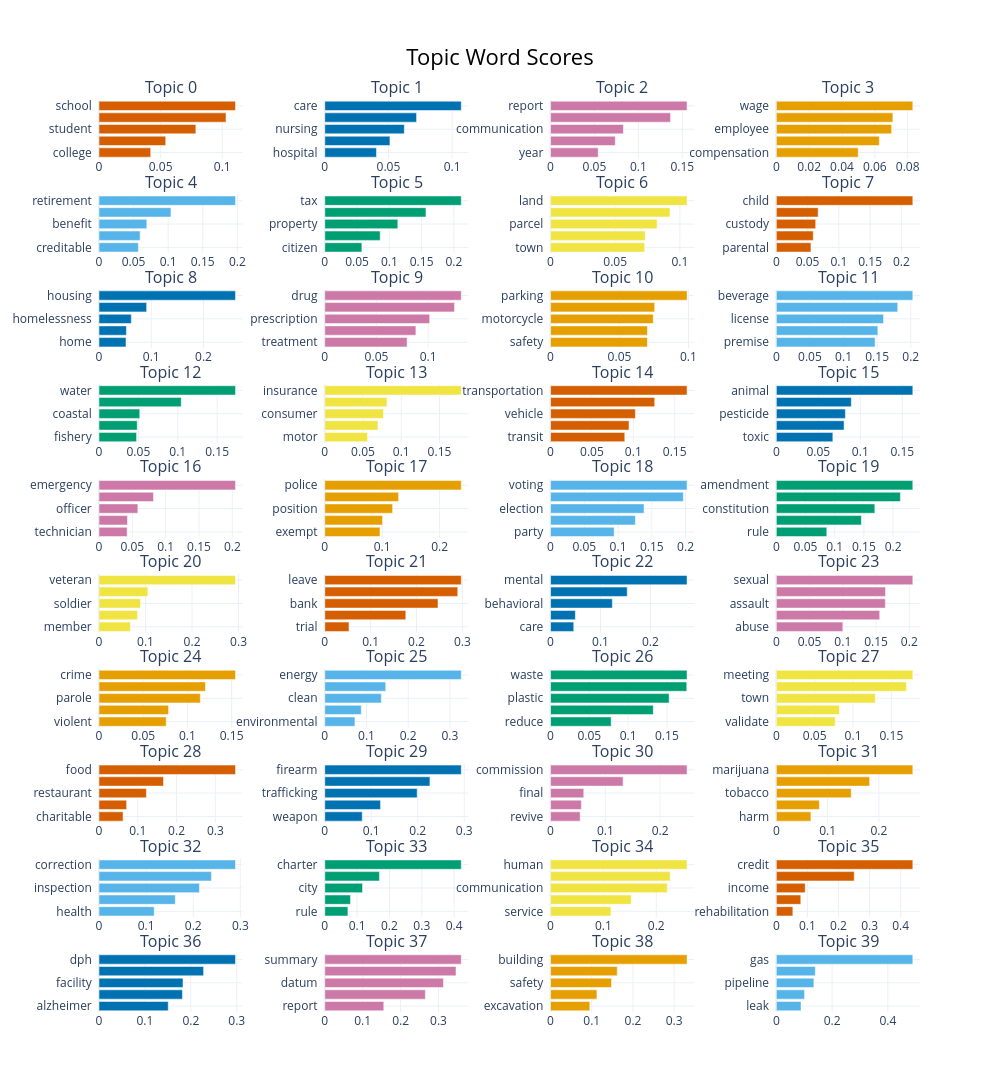

The notebook cell this image was saved under:
### Code cell
topic_model.visualize_barchart(top_n_topics=40)

### Figure 1 — Plotly figure (JSON) as saved in the notebook; plotly's stock layout.template omitted (floating-point values rounded to 4 significant figures)
{"data": [{"marker": {"color": "#D55E00"}, "orientation": "h", "type": "bar", "x": [0.04194, 0.05415, 0.0786, 0.1031, 0.1108], "xaxis": "x", "y": ["college  ", "high  ", "student  ", "education  ", "school  "], "yaxis": "y"}, {"marker": {"color": "#0072B2"}, "orientation": "h", "type": "bar", "x": [0.04056, 0.05116, 0.06244, 0.07206, 0.1072], "xaxis": "x2", "y": ["hospital  ", "patient  ", "nursing  ", "health  ", "care  "], "yaxis": "y2"}, {"marker": {"color": "#CC79A7"}, "orientation": "h", "type": "bar", "x": [0.05424, 0.07367, 0.08297, 0.1366, 0.1554], "xaxis": "x3", "y": ["year  ", "comptroller  ", "communication  ", "annual  ", "report  "], "yaxis": "y3"}, {"marker": {"color": "#E69F00"}, "orientation": "h", "type": "bar", "x": [0.04989, 0.06273, 0.07023, 0.071, 0.08314], "xaxis": "x4", "y": ["compensation  ", "fund  ", "employee  ", "worker  ", "wage  "], "yaxis": "y4"}, {"marker": {"color": "#56B4E9"}, "orientation": "h", "type": "bar", "x": [0.05685, 0.05943, 0.06913, 0.104, 0.1973], "xaxis": "x5", "y": ["creditable  ", "board  ", "benefit  ", "pension  ", "retirement  "], "yaxis": "y5"}, {"marker": {"color": "#009E73"}, "orientation": "h", "type": "bar", "x": [0.05745, 0.08584, 0.1131, 0.1567, 0.2114], "xaxis": "x6", "y": ["citizen  ", "senior  ", "property  ", "exemption  ", "tax  "], "yaxis": "y6"}, {"marker": {"color": "#F0E442"}, "orientation": "h", "type": "bar", "x": [0.07282, 0.07321, 0.08242, 0.09237, 0.1056], "xaxis": "x7", "y": ["town  ", "convey  ", "parcel  ", "authorize  ", "land  "], "yaxis": "y7"}, {"marker": {"color": "#D55E00"}, "orientation": "h", "type": "bar", "x": [0.05538, 0.05909, 0.06296, 0.06687, 0.2183], "xaxis": "x8", "y": ["parental  ", "family  ", "custody  ", "foster  ", "child  "], "yaxis": "y8"}, {"marker": {"color": "#0072B2"}, "orientation": "h", "type": "bar", "x": [0.05164, 0.05248, 0.0618, 0.09116, 0.2612], "xaxis": "x9", "y": ["home  ", "eviction  ", "homelessness  ", "affordable  ", "housing  "], "yaxis": "y9"}, {"marker": {"color": "#CC79A7"}, "orientation": "h", "type": "bar", "x": [0.07964, 0.08813, 0.1014, 0.1255, 0.132], "xaxis": "x10", "y": ["treatment  ", "opioid  ", "prescription  ", "substance  ", "drug  "], "yaxis": "y10"}, {"marker": {"color": "#E69F00"}, "orientation": "h", "type": "bar", "x": [0.07021, 0.07024, 0.07446, 0.07549, 0.09897], "xaxis": "x11", "y": ["safety  ", "driver  ", "motorcycle  ", "vehicle  ", "parking  "], "yaxis": "y11"}, {"marker": {"color": "#56B4E9"}, "orientation": "h", "type": "bar", "x": [0.147, 0.151, 0.1594, 0.1806, 0.2031], "xaxis": "x12", "y": ["premise  ", "additional  ", "license  ", "alcoholic  ", "beverage  "], "yaxis": "y12"}, {"marker": {"color": "#009E73"}, "orientation": "h", "type": "bar", "x": [0.04768, 0.04852, 0.05176, 0.1044, 0.1733], "xaxis": "x13", "y": ["fishery  ", "natural  ", "coastal  ", "resource  ", "water  "], "yaxis": "y13"}, {"marker": {"color": "#F0E442"}, "orientation": "h", "type": "bar", "x": [0.05596, 0.06957, 0.07674, 0.08134, 0.1785], "xaxis": "x14", "y": ["motor  ", "automobile  ", "consumer  ", "fee  ", "insurance  "], "yaxis": "y14"}, {"marker": {"color": "#D55E00"}, "orientation": "h", "type": "bar", "x": [0.08969, 0.0948, 0.1025, 0.1258, 0.1649], "xaxis": "x15", "y": ["transit  ", "rail  ", "vehicle  ", "electric  ", "transportation  "], "yaxis": "y15"}, {"marker": {"color": "#0072B2"}, "orientation": "h", "type": "bar", "x": [0.06731, 0.0807, 0.08227, 0.08928, 0.1626], "xaxis": "x16", "y": ["toxic  ", "pet  ", "pesticide  ", "dog  ", "animal  "], "yaxis": "y16"}, {"marker": {"color": "#CC79A7"}, "orientation": "h", "type": "bar", "x": [0.04223, 0.04273, 0.05829, 0.08173, 0.2047], "xaxis": "x17", "y": ["technician  ", "personnel  ", "officer  ", "safety  ", "emergency  "], "yaxis": "y17"}, {"marker": {"color": "#E69F00"}, "orientation": "h", "type": "bar", "x": [0.09614, 0.1006, 0.1182, 0.1286, 0.2377], "xaxis": "x18", "y": ["exempt  ", "civil  ", "position  ", "officer  ", "police  "], "yaxis": "y18"}, {"marker": {"color": "#56B4E9"}, "orientation": "h", "type": "bar", "x": [0.09425, 0.1257, 0.1385, 0.1967, 0.2022], "xaxis": "x19", "y": ["party  ", "ballot  ", "election  ", "voter  ", "voting  "], "yaxis": "y19"}, {"marker": {"color": "#009E73"}, "orientation": "h", "type": "bar", "x": [0.08643, 0.1457, 0.1687, 0.2125, 0.2338], "xaxis": "x20", "y": ["rule  ", "proposal  ", "constitution  ", "legislative  ", "amendment  "], "yaxis": "y20"}, {"marker": {"color": "#F0E442"}, "orientation": "h", "type": "bar", "x": [0.06755, 0.08275, 0.08917, 0.1051, 0.2934], "xaxis": "x21", "y": ["member  ", "national  ", "soldier  ", "guard  ", "veteran  "], "yaxis": "y21"}, {"marker": {"color": "#D55E00"}, "orientation": "h", "type": "bar", "x": [0.05278, 0.1767, 0.2469, 0.29, 0.2976], "xaxis": "x22", "y": ["trial  ", "employee  ", "bank  ", "sick  ", "leave  "], "yaxis": "y22"}, {"marker": {"color": "#0072B2"}, "orientation": "h", "type": "bar", "x": [0.04645, 0.04965, 0.1237, 0.1535, 0.2732], "xaxis": "x23", "y": ["care  ", "psychiatric  ", "behavioral  ", "health  ", "mental  "], "yaxis": "y23"}, {"marker": {"color": "#CC79A7"}, "orientation": "h", "type": "bar", "x": [0.1, 0.1555, 0.164, 0.1642, 0.2053], "xaxis": "x24", "y": ["abuse  ", "domestic  ", "assault  ", "violence  ", "sexual  "], "yaxis": "y24"}, {"marker": {"color": "#E69F00"}, "orientation": "h", "type": "bar", "x": [0.07596, 0.07866, 0.1146, 0.1204, 0.1543], "xaxis": "x25", "y": ["violent  ", "probation  ", "parole  ", "victim  ", "crime  "], "yaxis": "y25"}, {"marker": {"color": "#56B4E9"}, "orientation": "h", "type": "bar", "x": [0.0723, 0.08748, 0.1355, 0.1461, 0.3272], "xaxis": "x26", "y": ["environmental  ", "efficiency  ", "clean  ", "renewable  ", "energy  "], "yaxis": "y26"}, {"marker": {"color": "#009E73"}, "orientation": "h", "type": "bar", "x": [0.07811, 0.1325, 0.1528, 0.1756, 0.176], "xaxis": "x27", "y": ["reduce  ", "disposal  ", "plastic  ", "recycling  ", "waste  "], "yaxis": "y27"}, {"marker": {"color": "#F0E442"}, "orientation": "h", "type": "bar", "x": [0.07673, 0.08229, 0.129, 0.1696, 0.178], "xaxis": "x28", "y": ["validate  ", "hold  ", "town  ", "election  ", "meeting  "], "yaxis": "y28"}, {"marker": {"color": "#D55E00"}, "orientation": "h", "type": "bar", "x": [0.06204, 0.07128, 0.1222, 0.1663, 0.3519], "xaxis": "x29", "y": ["charitable  ", "healthy  ", "restaurant  ", "donation  ", "food  "], "yaxis": "y29"}, {"marker": {"color": "#0072B2"}, "orientation": "h", "type": "bar", "x": [0.08057, 0.1199, 0.1988, 0.2262, 0.2936], "xaxis": "x30", "y": ["weapon  ", "illegal  ", "trafficking  ", "gun  ", "firearm  "], "yaxis": "y30"}, {"marker": {"color": "#CC79A7"}, "orientation": "h", "type": "bar", "x": [0.05405, 0.05626, 0.06061, 0.1324, 0.2492], "xaxis": "x31", "y": ["revive  ", "review  ", "final  ", "special  ", "commission  "], "yaxis": "y31"}, {"marker": {"color": "#E69F00"}, "orientation": "h", "type": "bar", "x": [0.06743, 0.08388, 0.146, 0.1819, 0.2662], "xaxis": "x32", "y": ["harm  ", "product  ", "tobacco  ", "cannabis  ", "marijuana  "], "yaxis": "y32"}, {"marker": {"color": "#56B4E9"}, "orientation": "h", "type": "bar", "x": [0.1172, 0.1619, 0.2132, 0.2386, 0.2897], "xaxis": "x33", "y": ["health  ", "communication  ", "inspection  ", "plan  ", "correction  "], "yaxis": "y33"}, {"marker": {"color": "#009E73"}, "orientation": "h", "type": "bar", "x": [0.07147, 0.07956, 0.1168, 0.1691, 0.422], "xaxis": "x34", "y": ["rule  ", "amesbury  ", "city  ", "town  ", "charter  "], "yaxis": "y34"}, {"marker": {"color": "#F0E442"}, "orientation": "h", "type": "bar", "x": [0.1143, 0.1526, 0.2209, 0.2264, 0.2583], "xaxis": "x35", "y": ["service  ", "health  ", "communication  ", "executive  ", "human  "], "yaxis": "y35"}, {"marker": {"color": "#D55E00"}, "orientation": "h", "type": "bar", "x": [0.05315, 0.07872, 0.09286, 0.2506, 0.439], "xaxis": "x36", "y": ["rehabilitation  ", "earn  ", "income  ", "tax  ", "credit  "], "yaxis": "y36"}, {"marker": {"color": "#0072B2"}, "orientation": "h", "type": "bar", "x": [0.1508, 0.1817, 0.1829, 0.2278, 0.2973], "xaxis": "x37", "y": ["alzheimer  ", "inspection  ", "facility  ", "correctional  ", "dph  "], "yaxis": "y37"}, {"marker": {"color": "#CC79A7"}, "orientation": "h", "type": "bar", "x": [0.1557, 0.2653, 0.313, 0.3462, 0.3601], "xaxis": "x38", "y": ["report  ", "process  ", "datum  ", "eotc  ", "summary  "], "yaxis": "y38"}, {"marker": {"color": "#E69F00"}, "orientation": "h", "type": "bar", "x": [0.09533, 0.1125, 0.148, 0.1618, 0.3312], "xaxis": "x39", "y": ["excavation  ", "project  ", "safety  ", "construction  ", "building  "], "yaxis": "y39"}, {"marker": {"color": "#56B4E9"}, "orientation": "h", "type": "bar", "x": [0.08857, 0.1012, 0.1347, 0.1398, 0.4896], "xaxis": "x40", "y": ["leak  ", "station  ", "pipeline  ", "natural  ", "gas  "], "yaxis": "y40"}], "layout": {"annotations": [{"font": {"size": 16}, "showarrow": false, "text": "Topic 0", "x": 0.0875, "xanchor": "center", "xref": "paper", "y": 1, "yanchor": "bottom", "yref": "paper"}, {"font": {"size": 16}, "showarrow": false, "text": "Topic 1", "x": 0.3625, "xanchor": "center", "xref": "paper", "y": 1, "yanchor": "bottom", "yref": "paper"}, {"font": {"size": 16}, "showarrow": false, "text": "Topic 2", "x": 0.6375, "xanchor": "center", "xref": "paper", "y": 1, "yanchor": "bottom", "yref": "paper"}, {"font": {"size": 16}, "showarrow": false, "text": "Topic 3", "x": 0.9125, "xanchor": "center", "xref": "paper", "y": 1, "yanchor": "bottom", "yref": "paper"}, {"font": {"size": 16}, "showarrow": false, "text": "Topic 4", "x": 0.0875, "xanchor": "center", "xref": "paper", "y": 0.896, "yanchor": "bottom", "yref": "paper"}, {"font": {"size": 16}, "showarrow": false, "text": "Topic 5", "x": 0.3625, "xanchor": "center", "xref": "paper", "y": 0.896, "yanchor": "bottom", "yref": "paper"}, {"font": {"size": 16}, "showarrow": false, "text": "Topic 6", "x": 0.6375, "xanchor": "center", "xref": "paper", "y": 0.896, "yanchor": "bottom", "yref": "paper"}, {"font": {"size": 16}, "showarrow": false, "text": "Topic 7", "x": 0.9125, "xanchor": "center", "xref": "paper", "y": 0.896, "yanchor": "bottom", "yref": "paper"}, {"font": {"size": 16}, "showarrow": false, "text": "Topic 8", "x": 0.0875, "xanchor": "center", "xref": "paper", "y": 0.792, "yanchor": "bottom", "yref": "paper"}, {"font": {"size": 16}, "showarrow": false, "text": "Topic 9", "x": 0.3625, "xanchor": "center", "xref": "paper", "y": 0.792, "yanchor": "bottom", "yref": "paper"}, {"font": {"size": 16}, "showarrow": false, "text": "Topic 10", "x": 0.6375, "xanchor": "center", "xref": "paper", "y": 0.792, "yanchor": "bottom", "yref": "paper"}, {"font": {"size": 16}, "showarrow": false, "text": "Topic 11", "x": 0.9125, "xanchor": "center", "xref": "paper", "y": 0.792, "yanchor": "bottom", "yref": "paper"}, {"font": {"size": 16}, "showarrow": false, "text": "Topic 12", "x": 0.0875, "xanchor": "center", "xref": "paper", "y": 0.688, "yanchor": "bottom", "yref": "paper"}, {"font": {"size": 16}, "showarrow": false, "text": "Topic 13", "x": 0.3625, "xanchor": "center", "xref": "paper", "y": 0.688, "yanchor": "bottom", "yref": "paper"}, {"font": {"size": 16}, "showarrow": false, "text": "Topic 14", "x": 0.6375, "xanchor": "center", "xref": "paper", "y": 0.688, "yanchor": "bottom", "yref": "paper"}, {"font": {"size": 16}, "showarrow": false, "text": "Topic 15", "x": 0.9125, "xanchor": "center", "xref": "paper", "y": 0.688, "yanchor": "bottom", "yref": "paper"}, {"font": {"size": 16}, "showarrow": false, "text": "Topic 16", "x": 0.0875, "xanchor": "center", "xref": "paper", "y": 0.584, "yanchor": "bottom", "yref": "paper"}, {"font": {"size": 16}, "showarrow": false, "text": "Topic 17", "x": 0.3625, "xanchor": "center", "xref": "paper", "y": 0.584, "yanchor": "bottom", "yref": "paper"}, {"font": {"size": 16}, "showarrow": false, "text": "Topic 18", "x": 0.6375, "xanchor": "center", "xref": "paper", "y": 0.584, "yanchor": "bottom", "yref": "paper"}, {"font": {"size": 16}, "showarrow": false, "text": "Topic 19", "x": 0.9125, "xanchor": "center", "xref": "paper", "y": 0.584, "yanchor": "bottom", "yref": "paper"}, {"font": {"size": 16}, "showarrow": false, "text": "Topic 20", "x": 0.0875, "xanchor": "center", "xref": "paper", "y": 0.48, "yanchor": "bottom", "yref": "paper"}, {"font": {"size": 16}, "showarrow": false, "text": "Topic 21", "x": 0.3625, "xanchor": "center", "xref": "paper", "y": 0.48, "yanchor": "bottom", "yref": "paper"}, {"font": {"size": 16}, "showarrow": false, "text": "Topic 22", "x": 0.6375, "xanchor": "center", "xref": "paper", "y": 0.48, "yanchor": "bottom", "yref": "paper"}, {"font": {"size": 16}, "showarrow": false, "text": "Topic 23", "x": 0.9125, "xanchor": "center", "xref": "paper", "y": 0.48, "yanchor": "bottom", "yref": "paper"}, {"font": {"size": 16}, "showarrow": false, "text": "Topic 24", "x": 0.0875, "xanchor": "center", "xref": "paper", "y": 0.376, "yanchor": "bottom", "yref": "paper"}, {"font": {"size": 16}, "showarrow": false, "text": "Topic 25", "x": 0.3625, "xanchor": "center", "xref": "paper", "y": 0.376, "yanchor": "bottom", "yref": "paper"}, {"font": {"size": 16}, "showarrow": false, "text": "Topic 26", "x": 0.6375, "xanchor": "center", "xref": "paper", "y": 0.376, "yanchor": "bottom", "yref": "paper"}, {"font": {"size": 16}, "showarrow": false, "text": "Topic 27", "x": 0.9125, "xanchor": "center", "xref": "paper", "y": 0.376, "yanchor": "bottom", "yref": "paper"}, {"font": {"size": 16}, "showarrow": false, "text": "Topic 28", "x": 0.0875, "xanchor": "center", "xref": "paper", "y": 0.272, "yanchor": "bottom", "yref": "paper"}, {"font": {"size": 16}, "showarrow": false, "text": "Topic 29", "x": 0.3625, "xanchor": "center", "xref": "paper", "y": 0.272, "yanchor": "bottom", "yref": "paper"}, {"font": {"size": 16}, "showarrow": false, "text": "Topic 30", "x": 0.6375, "xanchor": "center", "xref": "paper", "y": 0.272, "yanchor": "bottom", "yref": "paper"}, {"font": {"size": 16}, "showarrow": false, "text": "Topic 31", "x": 0.9125, "xanchor": "center", "xref": "paper", "y": 0.272, "yanchor": "bottom", "yref": "paper"}, {"font": {"size": 16}, "showarrow": false, "text": "Topic 32", "x": 0.0875, "xanchor": "center", "xref": "paper", "y": 0.168, "yanchor": "bottom", "yref": "paper"}, {"font": {"size": 16}, "showarrow": false, "text": "Topic 33", "x": 0.3625, "xanchor": "center", "xref": "paper", "y": 0.168, "yanchor": "bottom", "yref": "paper"}, {"font": {"size": 16}, "showarrow": false, "text": "Topic 34", "x": 0.6375, "xanchor": "center", "xref": "paper", "y": 0.168, "yanchor": "bottom", "yref": "paper"}, {"font": {"size": 16}, "showarrow": false, "text": "Topic 35", "x": 0.9125, "xanchor": "center", "xref": "paper", "y": 0.168, "yanchor": "bottom", "yref": "paper"}, {"font": {"size": 16}, "showarrow": false, "text": "Topic 36", "x": 0.0875, "xanchor": "center", "xref": "paper", "y": 0.064, "yanchor": "bottom", "yref": "paper"}, {"font": {"size": 16}, "showarrow": false, "text": "Topic 37", "x": 0.3625, "xanchor": "center", "xref": "paper", "y": 0.064, "yanchor": "bottom", "yref": "paper"}, {"font": {"size": 16}, "showarrow": false, "text": "Topic 38", "x": 0.6375, "xanchor": "center", "xref": "paper", "y": 0.064, "yanchor": "bottom", "yref": "paper"}, {"font": {"size": 16}, "showarrow": false, "text": "Topic 39", "x": 0.9125, "xanchor": "center", "xref": "paper", "y": 0.064, "yanchor": "bottom", "yref": "paper"}], "height": 2500, "hoverlabel": {"bgcolor": "white", "font": {"family": "Rockwell", "size": 16}}, "showlegend": false, "title": {"font": {"color": "Black", "size": 22}, "text": "Topic Word Scores", "x": 0.5, "xanchor": "center", "yanchor": "top"}, "width": 1000, "xaxis": {"anchor": "y", "domain": [0, 0.175], "showgrid": true}, "xaxis10": {"anchor": "y10", "domain": [0.275, 0.45], "showgrid": true}, "xaxis11": {"anchor": "y11", "domain": [0.55, 0.725], "showgrid": true}, "xaxis12": {"anchor": "y12", "domain": [0.825, 1], "showgrid": true}, "xaxis13": {"anchor": "y13", "domain": [0, 0.175], "showgrid": true}, "xaxis14": {"anchor": "y14", "domain": [0.275, 0.45], "showgrid": true}, "xaxis15": {"anchor": "y15", "domain": [0.55, 0.725], "showgrid": true}, "xaxis16": {"anchor": "y16", "domain": [0.825, 1], "showgrid": true}, "xaxis17": {"anchor": "y17", "domain": [0, 0.175], "showgrid": true}, "xaxis18": {"anchor": "y18", "domain": [0.275, 0.45], "showgrid": true}, "xaxis19": {"anchor": "y19", "domain": [0.55, 0.725], "showgrid": true}, "xaxis2": {"anchor": "y2", "domain": [0.275, 0.45], "showgrid": true}, "xaxis20": {"anchor": "y20", "domain": [0.825, 1], "showgrid": true}, "xaxis21": {"anchor": "y21", "domain": [0, 0.175], "showgrid": true}, "xaxis22": {"anchor": "y22", "domain": [0.275, 0.45], "showgrid": true}, "xaxis23": {"anchor": "y23", "domain": [0.55, 0.725], "showgrid": true}, "xaxis24": {"anchor": "y24", "domain": [0.825, 1], "showgrid": true}, "xaxis25": {"anchor": "y25", "domain": [0, 0.175], "showgrid": true}, "xaxis26": {"anchor": "y26", "domain": [0.275, 0.45], "showgrid": true}, "xaxis27": {"anchor": "y27", "domain": [0.55, 0.725], "showgrid": true}, "xaxis28": {"anchor": "y28", "domain": [0.825, 1], "showgrid": true}, "xaxis29": {"anchor": "y29", "domain": [0, 0.175], "showgrid": true}, "xaxis3": {"anchor": "y3", "domain": [0.55, 0.725], "showgrid": true}, "xaxis30": {"anchor": "y30", "domain": [0.275, 0.45], "showgrid": true}, "xaxis31": {"anchor": "y31", "domain": [0.55, 0.725], "showgrid": true}, "xaxis32": {"anchor": "y32", "domain": [0.825, 1], "showgrid": true}, "xaxis33": {"anchor": "y33", "domain": [0, 0.175], "showgrid": true}, "xaxis34": {"anchor": "y34", "domain": [0.275, 0.45], "showgrid": true}, "xaxis35": {"anchor": "y35", "domain": [0.55, 0.725], "showgrid": true}, "xaxis36": {"anchor": "y36", "domain": [0.825, 1], "showgrid": true}, "xaxis37": {"anchor": "y37", "domain": [0, 0.175], "showgrid": true}, "xaxis38": {"anchor": "y38", "domain": [0.275, 0.45], "showgrid": true}, "xaxis39": {"anchor": "y39", "domain": [0.55, 0.725], "showgrid": true}, "xaxis4": {"anchor": "y4", "domain": [0.825, 1], "showgrid": true}, "xaxis40": {"anchor": "y40", "domain": [0.825, 1], "showgrid": true}, "xaxis5": {"anchor": "y5", "domain": [0, 0.175], "showgrid": true}, "xaxis6": {"anchor": "y6", "domain": [0.275, 0.45], "showgrid": true}, "xaxis7": {"anchor": "y7", "domain": [0.55, 0.725], "showgrid": true}, "xaxis8": {"anchor": "y8", "domain": [0.825, 1], "showgrid": true}, "xaxis9": {"anchor": "y9", "domain": [0, 0.175], "showgrid": true}, "yaxis": {"anchor": "x", "domain": [0.936, 1], "showgrid": true}, "yaxis10": {"anchor": "x10", "domain": [0.728, 0.792], "showgrid": true}, "yaxis11": {"anchor": "x11", "domain": [0.728, 0.792], "showgrid": true}, "yaxis12": {"anchor": "x12", "domain": [0.728, 0.792], "showgrid": true}, "yaxis13": {"anchor": "x13", "domain": [0.624, 0.688], "showgrid": true}, "yaxis14": {"anchor": "x14", "domain": [0.624, 0.688], "showgrid": true}, "yaxis15": {"anchor": "x15", "domain": [0.624, 0.688], "showgrid": true}, "yaxis16": {"anchor": "x16", "domain": [0.624, 0.688], "showgrid": true}, "yaxis17": {"anchor": "x17", "domain": [0.52, 0.584], "showgrid": true}, "yaxis18": {"anchor": "x18", "domain": [0.52, 0.584], "showgrid": true}, "yaxis19": {"anchor": "x19", "domain": [0.52, 0.584], "showgrid": true}, "yaxis2": {"anchor": "x2", "domain": [0.936, 1], "showgrid": true}, "yaxis20": {"anchor": "x20", "domain": [0.52, 0.584], "showgrid": true}, "yaxis21": {"anchor": "x21", "domain": [0.416, 0.48], "showgrid": true}, "yaxis22": {"anchor": "x22", "domain": [0.416, 0.48], "showgrid": true}, "yaxis23": {"anchor": "x23", "domain": [0.416, 0.48], "showgrid": true}, "yaxis24": {"anchor": "x24", "domain": [0.416, 0.48], "showgrid": true}, "yaxis25": {"anchor": "x25", "domain": [0.312, 0.376], "showgrid": true}, "yaxis26": {"anchor": "x26", "domain": [0.312, 0.376], "showgrid": true}, "yaxis27": {"anchor": "x27", "domain": [0.312, 0.376], "showgrid": true}, "yaxis28": {"anchor": "x28", "domain": [0.312, 0.376], "showgrid": true}, "yaxis29": {"anchor": "x29", "domain": [0.208, 0.272], "showgrid": true}, "yaxis3": {"anchor": "x3", "domain": [0.936, 1], "showgrid": true}, "yaxis30": {"anchor": "x30", "domain": [0.208, 0.272], "showgrid": true}, "yaxis31": {"anchor": "x31", "domain": [0.208, 0.272], "showgrid": true}, "yaxis32": {"anchor": "x32", "domain": [0.208, 0.272], "showgrid": true}, "yaxis33": {"anchor": "x33", "domain": [0.104, 0.168], "showgrid": true}, "yaxis34": {"anchor": "x34", "domain": [0.104, 0.168], "showgrid": true}, "yaxis35": {"anchor": "x35", "domain": [0.104, 0.168], "showgrid": true}, "yaxis36": {"anchor": "x36", "domain": [0.104, 0.168], "showgrid": true}, "yaxis37": {"anchor": "x37", "domain": [0, 0.064], "showgrid": true}, "yaxis38": {"anchor": "x38", "domain": [0, 0.064], "showgrid": true}, "yaxis39": {"anchor": "x39", "domain": [0, 0.064], "showgrid": true}, "yaxis4": {"anchor": "x4", "domain": [0.936, 1], "showgrid": true}, "yaxis40": {"anchor": "x40", "domain": [0, 0.064], "showgrid": true}, "yaxis5": {"anchor": "x5", "domain": [0.832, 0.896], "showgrid": true}, "yaxis6": {"anchor": "x6", "domain": [0.832, 0.896], "showgrid": true}, "yaxis7": {"anchor": "x7", "domain": [0.832, 0.896], "showgrid": true}, "yaxis8": {"anchor": "x8", "domain": [0.832, 0.896], "showgrid": true}, "yaxis9": {"anchor": "x9", "domain": [0.728, 0.792], "showgrid": true}}}
